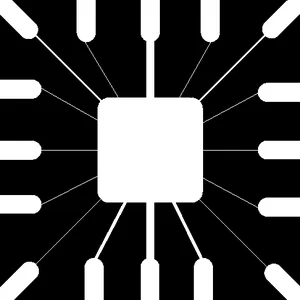
#> input picture Lab/ope.webp, 300 x 300 px, found by its file name
$ python 17_imp_opening_cloasing.py
#> lines starting #> are read from the running program, lines starting #| are printed output that depends on the picture
import cv2
import numpy as np

# Read the image in grayscale
img = cv2.imread('./Lab/ope.webp', 0)
#> img: shape (300, 300); min 0, max 255, mean 71.8

# Create a rectangular kernel for morphological operations
kernel = np.ones((5, 5), np.uint8)

# Opening operation
opening = cv2.morphologyEx(img, cv2.MORPH_OPEN, kernel)
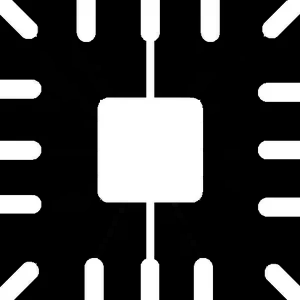
#> opening: shape (300, 300); min 0, max 255, mean 68.4

# Closing operation
closing = cv2.morphologyEx(img, cv2.MORPH_CLOSE, kernel)

# Display the original, opening, and closing images
# cv2.imshow('Original Image', img)
# cv2.imshow('Opening Result', opening)
# cv2.imshow('Closing Result', closing)
out_image = np.hstack([img, opening, closing])
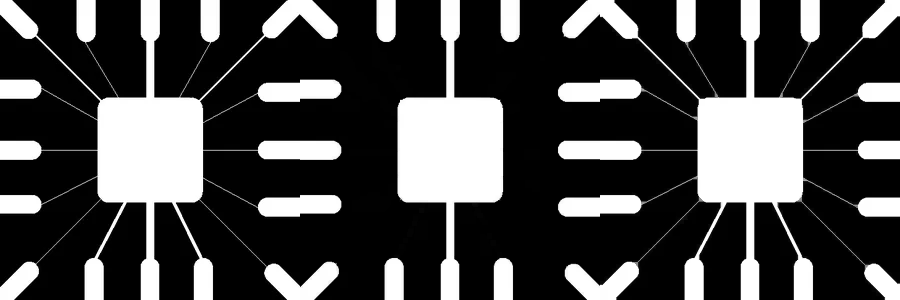
#> out_image: shape (300, 900); min 0, max 255, mean 70.9
cv2.imshow('Original, Dilated and Eroded Image', out_image)

cv2.waitKey(0)
cv2.destroyAllWindows()
